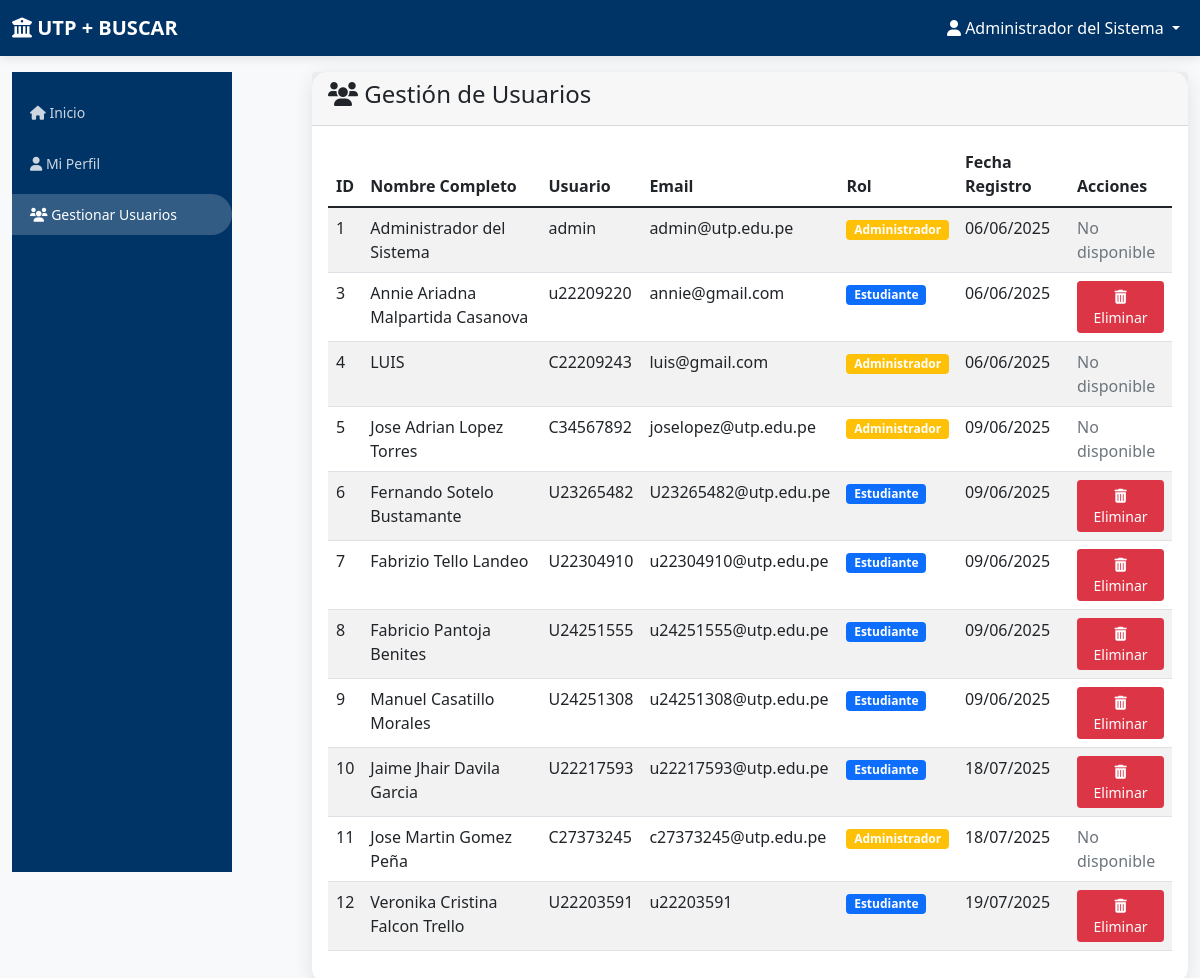
Before: /admin/users (signed in) with the older database file.
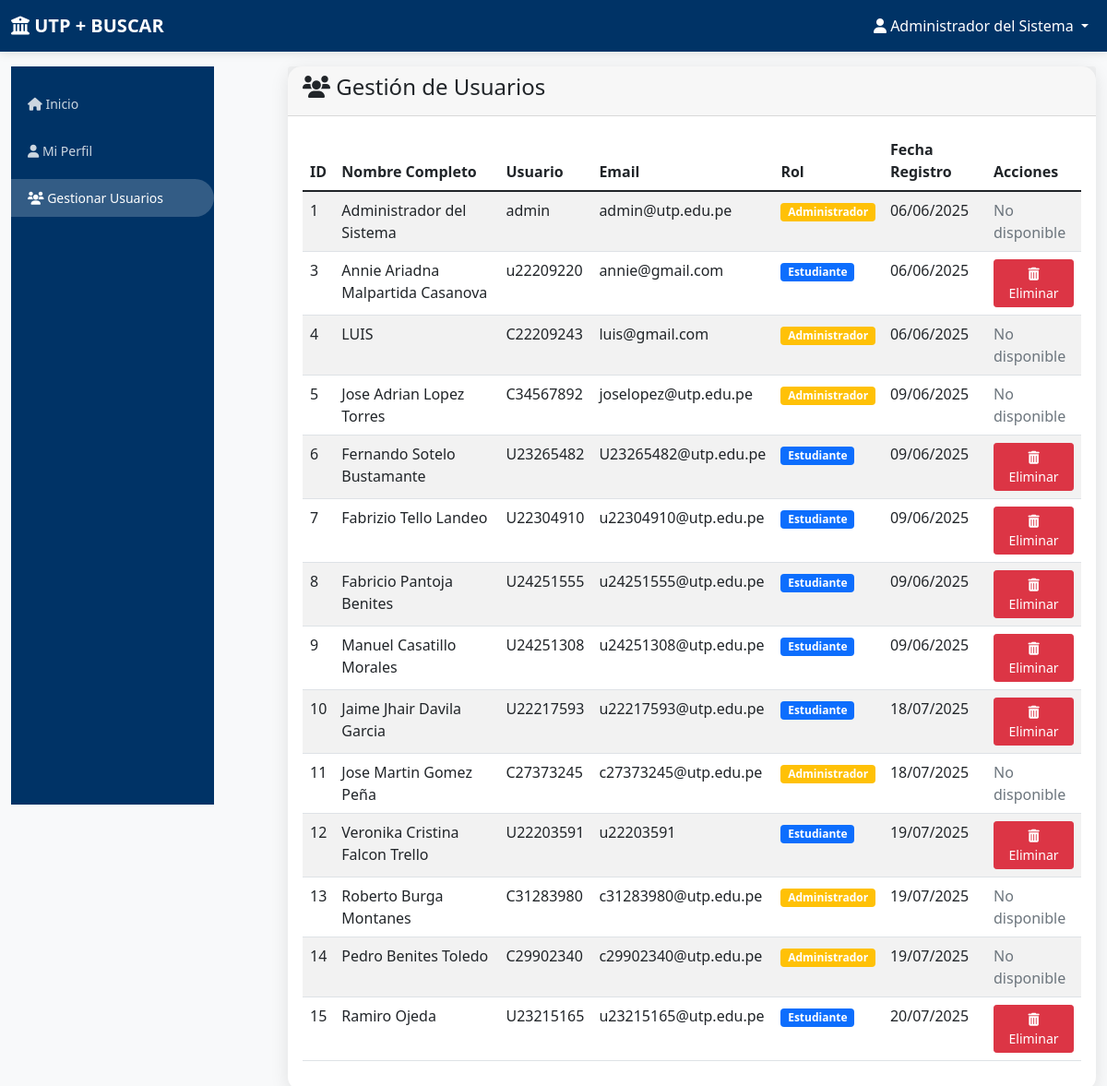
After: the same page with the newer database file.
### app.py (models this page shows)
class User(db.Model):
    id = db.Column(db.Integer, primary_key=True)
    username = db.Column(db.String(80), unique=True, nullable=False)
    email = db.Column(db.String(120), unique=True, nullable=False)
    password_hash = db.Column(db.String(120), nullable=False)
    full_name = db.Column(db.String(100), nullable=False)
    role = db.Column(db.String(20), default='student')  # 'admin' or 'student'
    created_at = db.Column(db.DateTime, default=datetime.utcnow)

### app.py (the view)
@app.route('/admin/users')
def admin_users():
    if 'user_id' not in session or session['role'] != 'admin':
        flash('No tienes permisos para acceder a esta página', 'error')
        return redirect(url_for('dashboard'))
    users = User.query.all()
    return render_template('admin_users.html', users=users)

### templates/admin_users.html (shortened to what this page needs)
{% extends "base.html" %}
{% block content %}
<div class="row">
    <div class="col-md-3">
        <div class="sidebar">
            <div class="nav flex-column">
                <a class="nav-link" href="{{ url_for('dashboard') }}">
                    <i class="fas fa-home"></i> Inicio
                </a>
                <a class="nav-link" href="{{ url_for('profile') }}">
                    <i class="fas fa-user"></i> Mi Perfil
                </a>
                <a class="nav-link active" href="{{ url_for('admin_users') }}">
                    <i class="fas fa-users"></i> Gestionar Usuarios
                </a>
            </div>
        </div>
    </div>
    <div class="col-md-9">
        <div class="card">
            <div class="card-header">
                <h4><i class="fas fa-users"></i> Gestión de Usuarios</h4>
            </div>
            <div class="card-body">
                <div class="table-responsive">
                    <table class="table table-striped">
                        <thead>
                            <tr>
                                <th>ID</th>
                                <th>Nombre Completo</th>
                                <th>Usuario</th>
                                <th>Email</th>
                                <th>Rol</th>
                                <th>Fecha Registro</th>
                                <th>Acciones</th>
                            </tr>
                        </thead>
                        <tbody>
                            {% for user in users %}
                            <tr>
                                <td>{{ user.id }}</td>
                                <td>{{ user.full_name }}</td>
                                <td>{{ user.username }}</td>
                                <td>{{ user.email }}</td>
                                <td>
                                    <span class="badge {{ 'bg-warning' if user.role == 'admin' else 'bg-primary' }}">
                                        {{ 'Administrador' if user.role == 'admin' else 'Estudiante' }}
                                    </span>
                                </td>
                                <td>{{ user.created_at.strftime('%d/%m/%Y') }}</td>
                                <td>
                                    {% if user.role != 'admin' %}
                                    <form action="{{ url_for('eliminar_usuario', user_id=user.id) }}" method="POST" style="display:inline;" onsubmit="return confirm('¿Estás segura de que deseas eliminar a {{ user.username }}?');">
                                        <button type="submit" class="btn btn-sm btn-danger">
                                            <i class="fas fa-trash-alt"></i> Eliminar
                                        </button>
                                    </form>
                                    {% else %}
                                    <span class="text-muted">No disponible</span>
                                    {% endif %}
                                </td>
                            </tr>
                            {% endfor %}
                        </tbody>
                    </table>
                </div>
            </div>
        </div>
    </div>
</div>
{% endblock %}

### templates/base.html (shortened to what this page needs)
<!DOCTYPE html>
<html lang="es">
<head>
    <link href="https://cdn.jsdelivr.net/npm/bootstrap@5.1.3/dist/css/bootstrap.min.css" rel="stylesheet">
    <link href="https://cdnjs.cloudflare.com/ajax/libs/font-awesome/6.0.0/css/all.min.css" rel="stylesheet">
</head>
<body>
    <nav class="navbar navbar-expand-lg navbar-dark">
        <div class="container-fluid">
            <a class="navbar-brand" href="{{ url_for('dashboard') }}">
                <i class="fas fa-university"></i> UTP + BUSCAR
            </a>
            {% if session.user_id %}
            <div class="navbar-nav ms-auto">
                <div class="nav-item dropdown">
                    <a class="nav-link dropdown-toggle text-white" href="#" id="navbarDropdown" role="button" data-bs-toggle="dropdown">
                        <i class="fas fa-user"></i> {{ session.full_name }}
                    </a>
                </div>
            </div>
            {% endif %}
        </div>
    </nav>
    <div class="container-fluid mt-3">
        {% block content %}{% endblock %}
    </div>
</body>
</html>

Changed rows visible on the page:
added User: id "13", full_name "Roberto Burga Montanes", username "C31283980", email "c31283980@utp.edu.pe", role "Administrador", created_at "19/07/2025", shows "No disponible"
added User: id "14", full_name "Pedro Benites Toledo", username "C29902340", email "c29902340@utp.edu.pe", role "Administrador", created_at "19/07/2025", shows "No disponible"
added User: id "15", full_name "Ramiro Ojeda", username "U23215165", email "u23215165@utp.edu.pe", role "Estudiante", created_at "20/07/2025"
